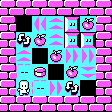

This game map was drawn from its Tiled (.tmx) file and the tilesets committed beside it. A one-line description and the full map source follow:
An orthogonal 7x7 tile map with 16x16 px tiles, 1 tile layer (base).

<map version="1.5" tiledversion="1.5.0" orientation="orthogonal" renderorder="right-down" width="7" height="7" tilewidth="16" tileheight="16" infinite="0" nextlayerid="2" nextobjectid="1">
 <tileset firstgid="1" source="../../editor_tiles.tsx" />
 <layer id="1" name="base" width="7" height="7">
  <data encoding="csv">
1,1,1,1,1,1,1,
1,0,11,8,5,3,1,
1,7,3,8,5,5,1,
1,8,0,3,10,10,1,
1,4,6,0,3,9,1,
1,2,4,10,7,0,1,
1,1,1,1,1,1,1
</data>
 </layer>
</map>
